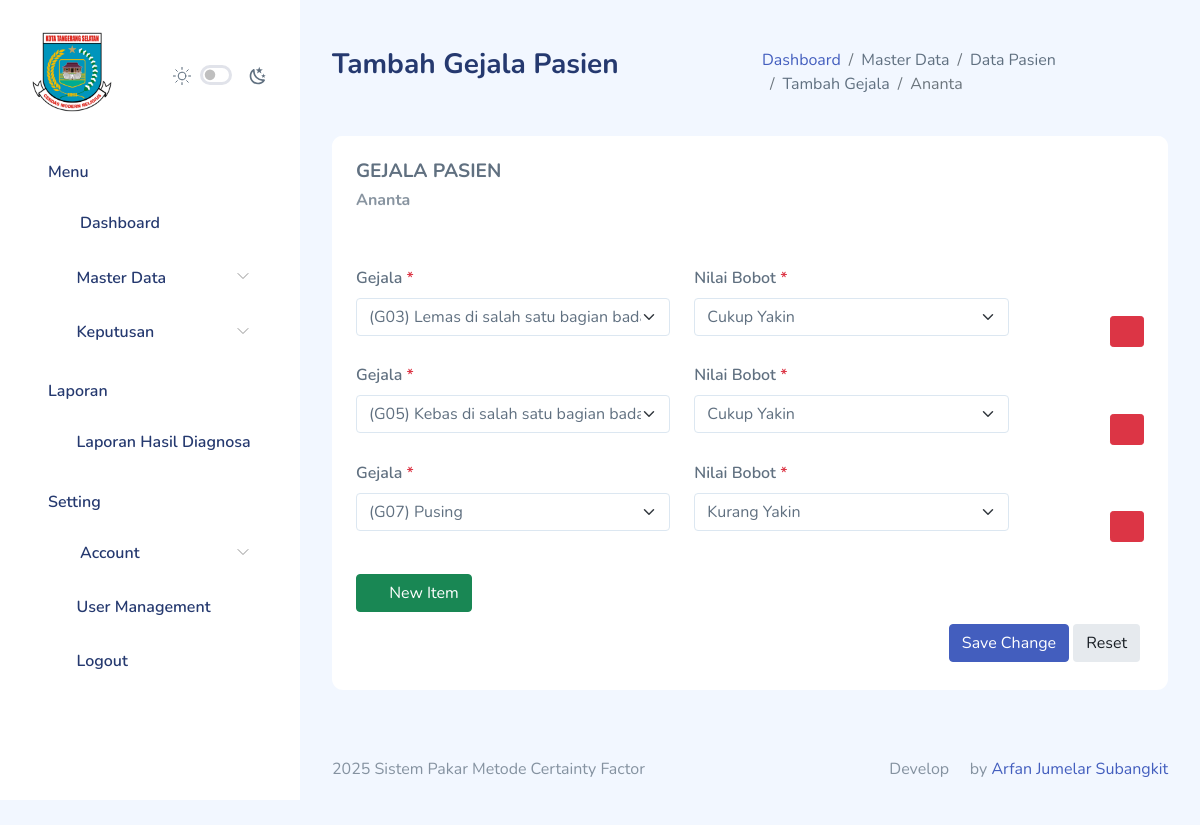
Screenshot of /data_pasien/pasien.php?id_pasien=9 (signed in) with the database file from the repository.
### tables this page shows
CREATE TABLE `pasien` (
  `id_pasien` int(11) NOT NULL,
  `user_id` int(11) NOT NULL,
  `nama_pasien` varchar(100) NOT NULL,
  `nik` varchar(30) NOT NULL,
  `jenis_kelamin` enum('Laki-laki','Perempuan') NOT NULL,
  `tanggal_lahir` date NOT NULL,
  `usia` int(11) DEFAULT NULL,
  `alamat` varchar(250) NOT NULL,
  `no_hp` varchar(15) DEFAULT NULL,
  `created_at` timestamp NOT NULL DEFAULT current_timestamp(),
  `updated_at` timestamp NULL DEFAULT NULL
);

CREATE TABLE `gejala_pasien` (
  `id_gejala_pasien` int(11) NOT NULL,
  `id_pasien` int(11) NOT NULL,
  `id_gejala` int(11) NOT NULL,
  `nilai_bobot` float NOT NULL,
  `created_at` timestamp NOT NULL DEFAULT current_timestamp(),
  `updated_at` timestamp NULL DEFAULT NULL
);

### functions.php (called while the page is built, shortened)
<?php
$db = mysqli_connect("localhost", "root", "", "dev-arfan");
function query($query)
{
    global $db;
    $result = mysqli_query($db, $query);
    $rows = [];
    if ($result) {
        if (mysqli_num_rows($result) > 0) {
            while ($row = mysqli_fetch_assoc($result)) {
                $rows[] = $row;
            }
        }
    } else {
        echo "Error: " . mysqli_error($db);
    }
    return $rows;
}

### data_pasien/pasien.php (the view, shortened to what this page needs)
<?php
include_once("../auth_check.php");
$user_id = $_SESSION['id'];
$role = $_SESSION['role'];
if (isset($_GET["id_pasien"]) && is_numeric($_GET["id_pasien"])) {
    $id_pasien = $_GET["id_pasien"];
} else {
    header("HTTP/1.1 404 Not Found");
    include("../error/error-404.html");
    exit;
}
if ($role == 'Admin') {
    $pasien = query("SELECT * FROM pasien WHERE id_pasien = $id_pasien");
} else {
    $pasien = query("SELECT * FROM pasien WHERE id_pasien = $id_pasien AND user_id = $user_id");
}
$pasien = $pasien[0];
?>
<!DOCTYPE html>
<html lang="en">
<head>
    <link rel="stylesheet" href="../assets/extensions/sweetalert2/sweetalert2.min.css">
    <link rel="stylesheet" href="../assets/compiled/css/app.css">
    <link rel="stylesheet" href="../assets/compiled/css/app-dark.css">
    <link rel="stylesheet" href="../assets/compiled/css/iconly.css">
    <link rel="stylesheet" href="../assets/extensions/@fortawesome/fontawesome-free/css/all.min.css">
</head>
<body>
    <div id="app">
        <?php require_once '../partials/sidebar.php'; ?>
        <div id="main">
            <div class="page-heading">
                <div class="page-title mb-4">
                    <div class="row">
                        <div class="col-12 col-md-6 order-md-1 order-last">
                            <h3>Tambah Gejala Pasien</h3>
                        </div>
                        <div class="col-12 col-md-6 order-md-2 order-first">
                            <nav
                                aria-label="breadcrumb"
                                class="breadcrumb-header float-start float-lg-end">
                                <ol class="breadcrumb">
                                    <li class="breadcrumb-item"><a href="../home/">Dashboard</a></li>
                                    <li class="breadcrumb-item" aria-current="page">
                                        Master Data
                                    </li>
                                    <li class="breadcrumb-item" aria-current="page">Data Pasien</li>
                                    <li class="breadcrumb-item" aria-current="page">Tambah Gejala</li>
                                    <li class="breadcrumb-item active" aria-current="page"><?= $pasien["nama_pasien"]; ?></li>
                                </ol>
                            </nav>
                        </div>
                    </div>
                </div>
                <section id="multiple-column-form">
                    <div class="row match-height">
                        <div class="col-12">
                            <div class="card">
                                <div class="card-header">
                                    <h4 class="card-title">GEJALA PASIEN</h4>
                                    <h6 class="text-subtitle text-muted"><?= $pasien["nama_pasien"]; ?></h6>
                                </div>
                                <div class="card-content">
                                    <div class="card-body">
                                        <form method="POST" action="" enctype="multipart/form-data" class="form" id="myForm">
                                            <div id="gejalaContainer">
                                                <?php
                                                $existingGejala = query("SELECT * FROM gejala_pasien WHERE id_pasien = '{$pasien["id_pasien"]}'");
                                                if (count($existingGejala) > 0) :
                                                    foreach ($existingGejala as $data) :
                                                ?>
                                                        <div class="row gejala-row mb-3 align-items-end">
                                                            <div class="col-md-5 col-12">
                                                                <fieldset class="form-group mandatory">
                                                                    <label class="form-label">Gejala</label>
                                                                    <select class="form-select" name="id_gejala[]" required>
                                                                        <?php $gejala = query("SELECT * FROM gejala"); ?>
                                                                        <?php foreach ($gejala as $g) : ?>
                                                                            <option value="<?= $g["id_gejala"]; ?>" <?= $g["id_gejala"] == $data["id_gejala"] ? "selected" : ""; ?>>
                                                                                (<?= $g["kode_gejala"]; ?>) <?= $g["nama_gejala"]; ?>
                                                                            </option>
                                                                        <?php endforeach; ?>
                                                                    </select>
                                                                </fieldset>
                                                            </div>
                                                            <div class="col-md-5 col-12">
                                                                <fieldset class="form-group mandatory">
                                                                    <label class="form-label">Nilai Bobot</label>
                                                                    <select class="form-select" name="nilai_bobot[]" required>
                                                                        <option value="0.6" <?= $data["nilai_bobot"] == "0.6" ? "selected" : ""; ?>>Cukup Yakin</option>
                                                                        <option value="0.4" <?= $data["nilai_bobot"] == "0.4" ? "selected" : ""; ?>>Kurang Yakin</option>
                                                                    </select>
                                                                </fieldset>
                                                            </div>
                                                            <div class="col-md-2 col-12 text-end">
                                                                <button type="button" class="btn btn-sm btn-danger btnRemove">
                                                                    <i class="fa fa-trash"></i>
                                                                </button>
                                                            </div>
                                                        </div>
                                                    <?php endforeach;
                                                endif; ?>
                                            </div>
                                            <div class="row">
                                                <div class="col-12">
                                                    <button type="button" id="btnAdd" class="btn btn-success me-1 mb-1 mt-3">
                                                        <i class="fa fa-plus"></i> New Item
                                                    </button>
                                                </div>
                                                <div class="col-12 d-flex justify-content-end mt-2">
                                                    <button type="submit" class="btn btn-primary me-1 mb-1">Save Change</button>
                                                    <button
                                                        type="reset"
                                                        class="btn btn-light-secondary me-1 mb-1">
                                                        Reset
                                                    </button>
                                                </div>
                                            </div>
                                        </form>
                                    </div>
                                </div>
                            </div>
                        </div>
                    </div>
                </section>
            </div>
            <?php require_once '../partials/footer.php'; ?>
        </div>
    </div>
</body>
</html>

### rows the page displays
pasien: nama_pasien "Ananta"
gejala_pasien: id_gejala "(G03) Lemas di salah satu bagian badan", nilai_bobot "Cukup Yakin"
gejala_pasien: id_gejala "(G05) Kebas di salah satu bagian badan", nilai_bobot "Cukup Yakin"
gejala_pasien: id_gejala "(G07) Pusing", nilai_bobot "Kurang Yakin"
